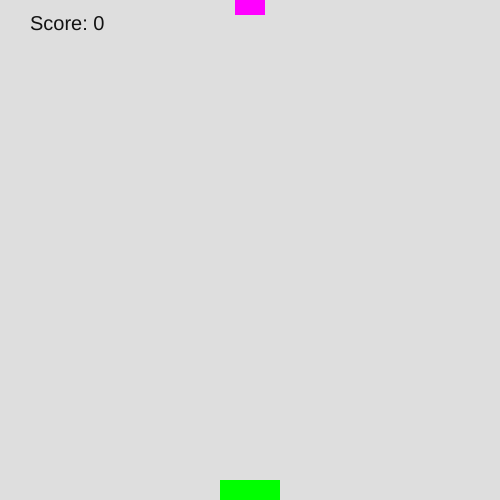
Frame 1 (no input)
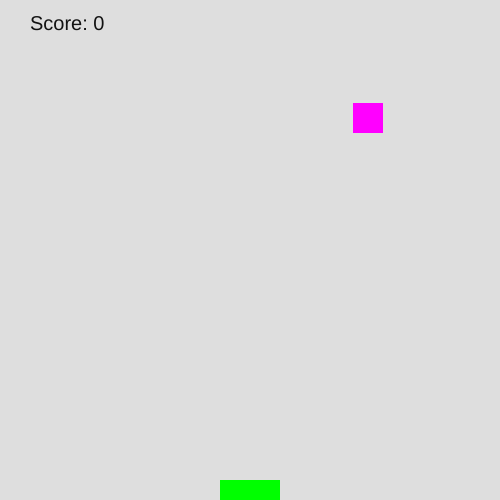
Frame 60 (no input)
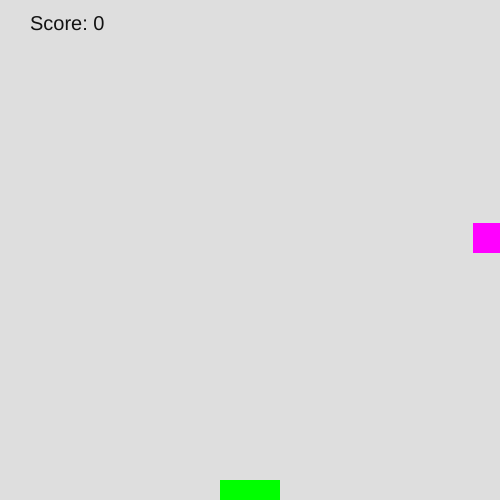
Frame 120 (the mouse pressed at the canvas centre since frame 60)

The p5.js sketch that drew these frames (run headless with seeded random() and noise() and a simulated clock; from frame 60 on, the mouse is pressed at the canvas centre):

// p5.js sketch
// ── sketch.js
let xPos = 250;
let yPos = 0;
let xSpeed = 2;
let ySpeed = 2;
let score = 0;

function setup() {
    createCanvas(500, 500);

    noStroke();

    rectMode(CENTER);
}

function draw() {
    background(222);

    // draw goal
    fill(0, 255, 0);
    rect(250, 490, 60, 20);

    // draw ball
    fill(255, 0, 255);
    rect(xPos, yPos, 30, 30);

    // draw score
    fill(18);
    textSize(20);
    text("Score: " + score, 30, 30)

    // check if in goal
    if (xPos + 15 >= 220 && xPos - 15 <= 280 && yPos + 15 >= 480) {
        score++;
        // reset position and speed
        xPos = random(15, 485);
        yPos = 0;
        xSpeed = random(-5, 5);
        ySpeed = random(0, 10);
    }

    // move forward
    xPos += xSpeed;
    yPos += ySpeed;

    // wrap around if boundary exceeded
    if (xPos < 0) {
        xPos = 500;
    }
    if (xPos > 500) {
        xPos = 0;
    }
    if (yPos > 500) {
        yPos = 0;
        score--;
    }
}

function mouseClicked() {
    xSpeed = random(-5, 5);
    ySpeed = random(0, 5);
}
